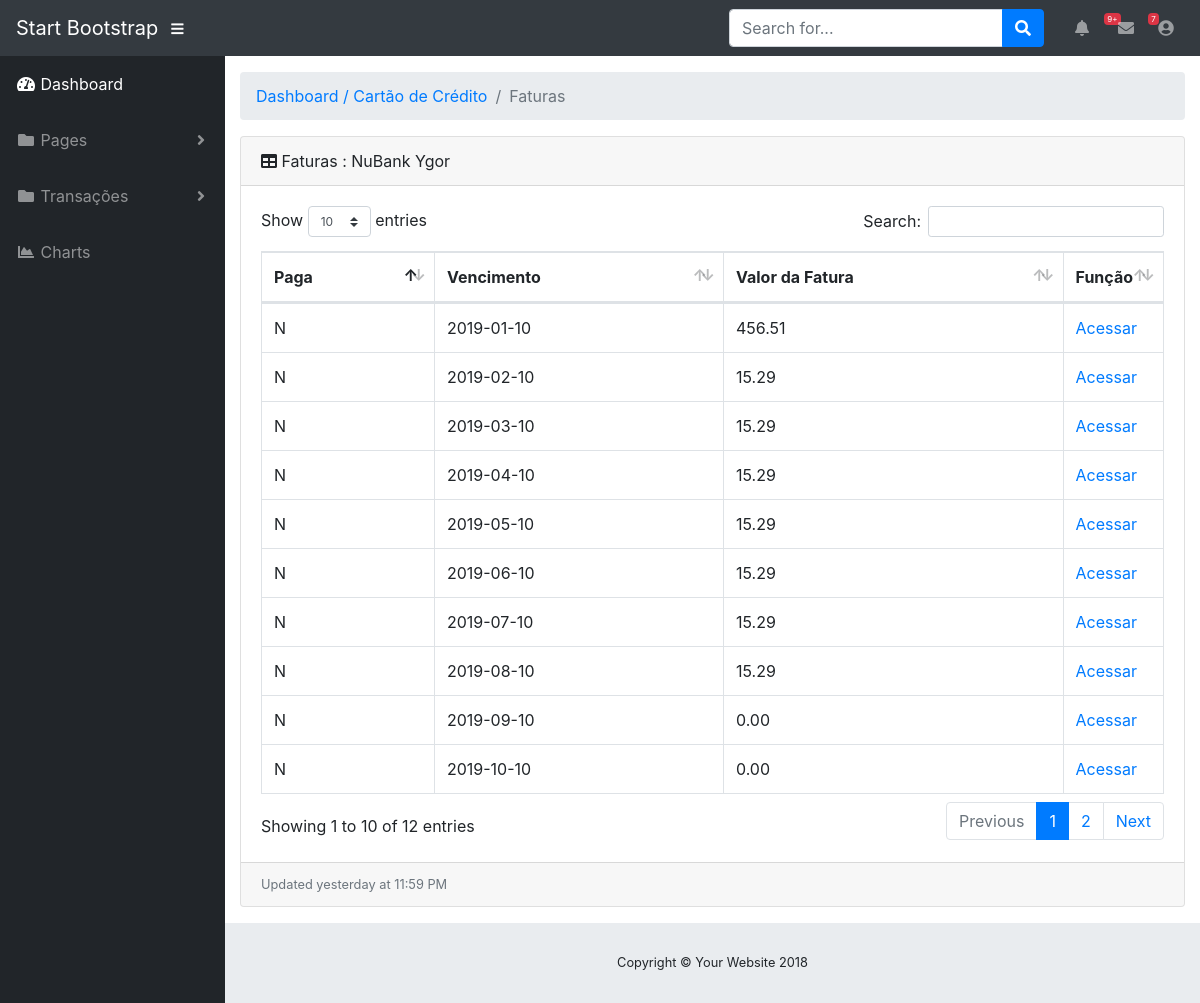
The app's page /cartao/acessar_faturas?id_cartao=1 with its own data.
### tables this page shows
CREATE TABLE `faturas` (
  `id_fatura` int(11) NOT NULL,
  `id_cartao` int(11) NOT NULL,
  `paga` char(2) NOT NULL,
  `dt_vencimento` date NOT NULL,
  `vlr_fatura` float(10,2) DEFAULT NULL
);

### application/controllers/Cartao.php (called while the page is built, shortened)
<?php
class Cartao extends CI_Controller {
	function __construct(){
	$this->load->model('m_cartao');
	}
	public function acessar_faturas()
	{
		$id_cartao = $_GET['id_cartao'];
		$variaveis['faturas'] = $this->m_cartao->lista_fatura($id_cartao);
		$variaveis['nome_fatura'] = $this->m_cartao->nome_fatura($id_cartao)->row()->nome_fatura;
		$variaveis['pagina'] = 'Faturas';
		$this->load->view('v_cabecalho');
		$this->load->view('cartao/v_fatura', $variaveis);
		$this->load->view('v_rodape');
  }
}

### index.php (called while the page is built, shortened)
<?php
require_once BASEPATH.'core/CodeIgniter.php';

### application/models/m_cartao.php (called while the page is built, shortened)
<?php
class m_cartao extends CI_Model {
	public function lista_fatura($id_cartao){
			return $this->db->query("SELECT f.id_fatura,
																			f.paga,
	   																	CONCAT(c.nome,' - ',f.dt_vencimento) as nome,
																			f.dt_vencimento,
																			f.vlr_fatura,
                                      c.id_cartao,
																			c.nome as nome_cartao,
																			c.vlr_aberto,
																			c.vlr_limite - c.vlr_aberto as vlr_limite_restante
															 FROM faturas f, cartoes c
															 WHERE f.id_cartao = c.id_cartao
															 AND   f.id_cartao = $id_cartao");
	}
}

### application/views/cartao/v_fatura.php (the view, shortened to what this page needs)
  <ol class="breadcrumb">
    <li class="breadcrumb-item">
                      <a href="<?= base_url('cartao');?>">Dashboard / Cartão de Crédito</a>
                    </li>
                              <li class="breadcrumb-item active"><?=$pagina?></li>
                        </ol>
                    <div class="card mb-3">
                      <div class="card-header">
                        <i class="fas fa-table"></i>
                        <?=$pagina?> : <?=$nome_fatura?></div>
    <div class="card-body">
      <div class="table-responsive">
        <table class="table table-bordered" id="dataTable" width="100%" cellspacing="0">
          <thead>
            <tr>
                      <th>Paga</th>
                      <th>Vencimento</th>
                      <th>Valor da Fatura</th>
                      <th>Função</th>
            </tr>
          </thead>
          <tbody>
            <?php foreach($faturas -> result() as $faturas): ?>
                    <td><?= $faturas->paga; ?></td>
                    <td><?= $faturas->dt_vencimento; ?></td>
                    <td><?= $faturas->vlr_fatura; ?></td>
						<td width="10px" id="funcoes">
                <a href="<?= base_url("cartao/acessar_lancamento?id_fatura={$faturas->id_fatura}")?>">Acessar</a>
						</td>
					<?php endforeach; ?>
					</tbody>
        </table>
      </div>
    </div>
    <div class="card-footer small text-muted">Updated yesterday at 11:59 PM</div>
  </div>
</div>

### include/css/sb-admin.css (style rules this page uses)
html { position: relative; min-height: 100%; }
body { height: 100%; }
:root { --input-padding-x: 0.75rem; --input-padding-y: 0.75rem; }

### records on screen
faturas: paga "N", dt_vencimento "2019-01-10", vlr_fatura "456.51"
faturas: paga "N", dt_vencimento "2019-02-10", vlr_fatura "15.29"
faturas: paga "N", dt_vencimento "2019-03-10", vlr_fatura "15.29"
faturas: paga "N", dt_vencimento "2019-04-10", vlr_fatura "15.29"
faturas: paga "N", dt_vencimento "2019-05-10", vlr_fatura "15.29"
faturas: paga "N", dt_vencimento "2019-06-10", vlr_fatura "15.29"
faturas: paga "N", dt_vencimento "2019-07-10", vlr_fatura "15.29"
faturas: paga "N", dt_vencimento "2019-08-10", vlr_fatura "15.29"
faturas: paga "N", dt_vencimento "2019-09-10", vlr_fatura "0.00"
faturas: paga "N", dt_vencimento "2019-10-10", vlr_fatura "0.00"

### other values on screen
$pagina "Faturas"
$nome_fatura "NuBank Ygor"
